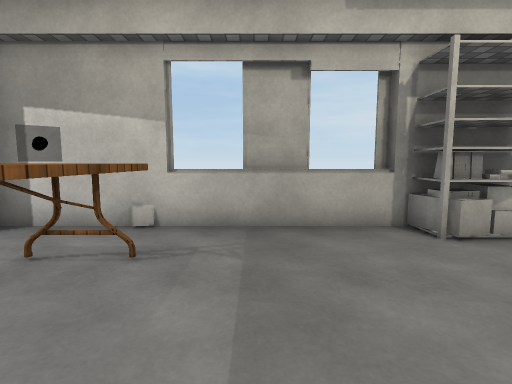
View 1 (above)

12 first-person views from a walk through a 3-D level made in the Unity game engine. The camera is 1.3 m above the floor, tilts 6° down and sees 85° across. The floor is counted in squares, 1 m on a side. Each view is taken from the middle of a square. On the plan, view 1 faces up. The plan holds only what a view shows up to about 13 squares ahead; the rest is blank. The place goes on beyond the plan. The player is left out. Some surface patterns are stand-ins.

View 2
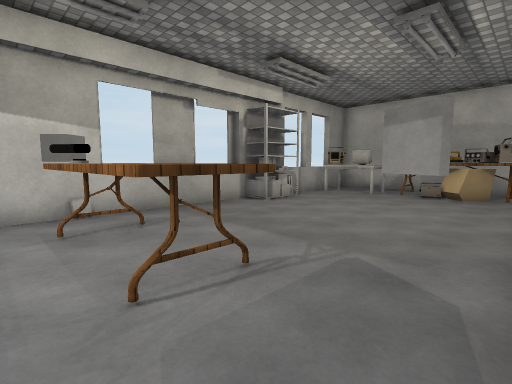

View 3
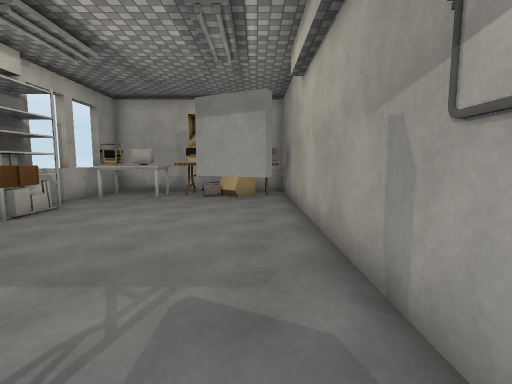

View 4
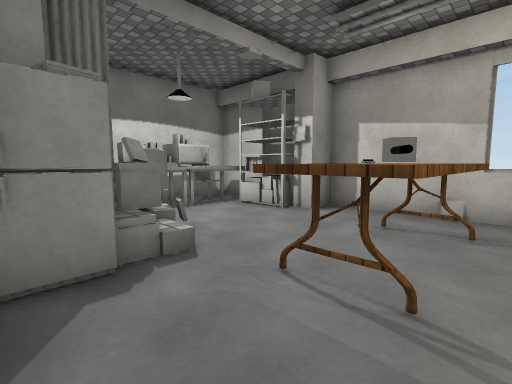

View 5
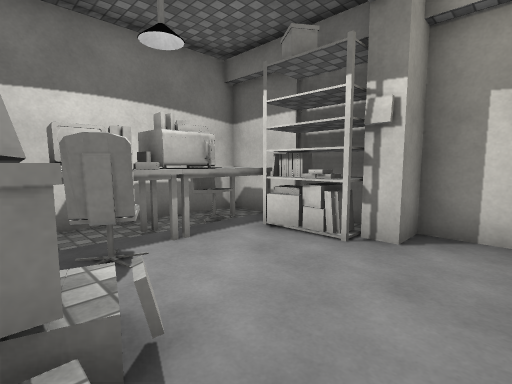

View 6
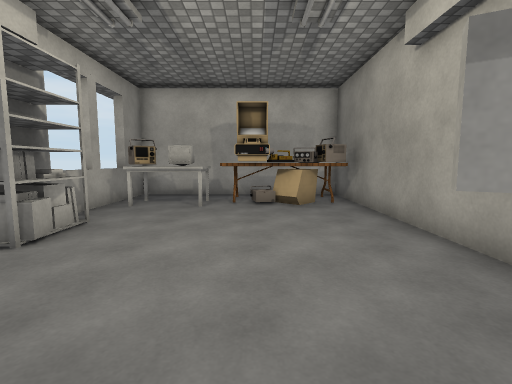

View 7
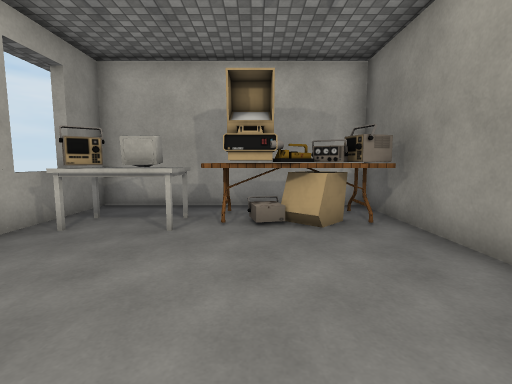

View 8
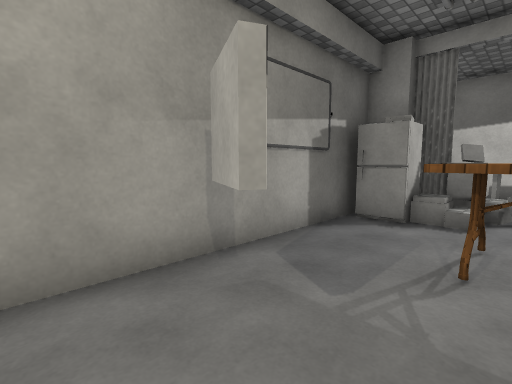

View 9
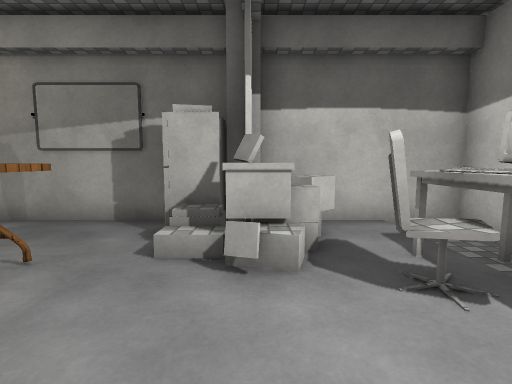

View 10
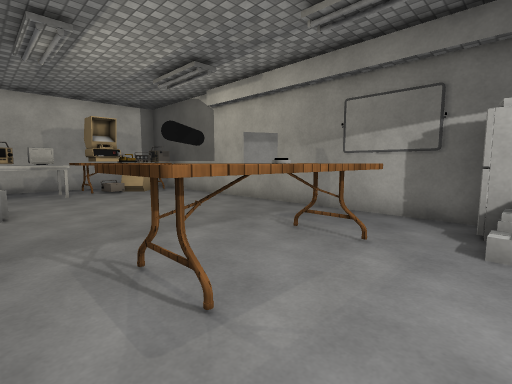

View 11
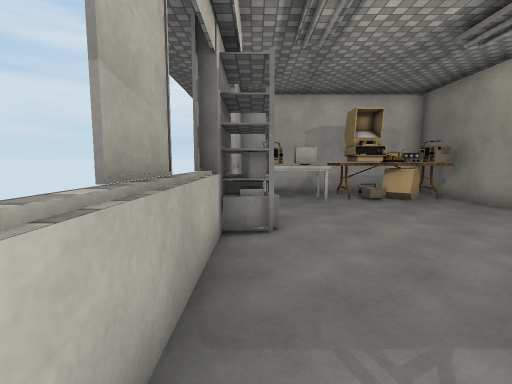

View 12
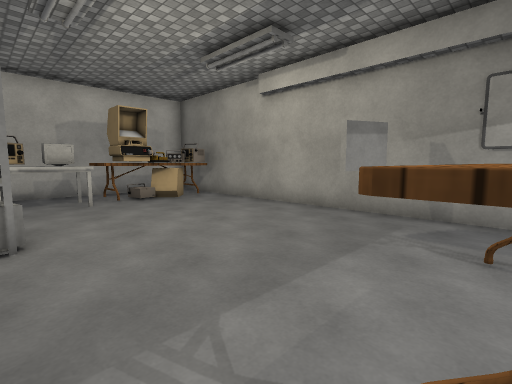

### Floor plan
Key: @ floor where view 1 was taken; # wall or solid block; x gap in a wall; . floor; ^ raised ledge; T table; B box; W whiteboard; O other object.
Columns run from 10 left of view 1 to 10 right of it. Each row starts with its distance up from view 1.
  6 #########^##^###^#^##
  5 #^##O........###..B##
  4 #^^....TT........^B.#
  3 ###....TT........^^.#
  2 ##^....TT.........TT#
  1 #^^.O..TT.........#T#
  0 #^#xOO.TT.@O......#T#
 -1  .#^##....O.......#T#
 -2 ###^##.WW.........#T#
 -3      ##  ##########

Positions as (right, up) in squares from view 1, and headings:
1: (0, 0), facing up
2: (-4, -2), facing up-right
3: (-3, -1), facing right
4: (-1, -2), facing up-left
5: (-4, 0), facing up-left
6: (-1, 1), facing right
7: (2, 1), facing right
8: (2, 1), facing down-left
9: (-6, 4), facing down
10: (-5, 5), facing down-right
11: (-2, 5), facing right
12: (-2, 5), facing down-right
